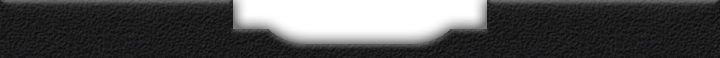
#> input picture assets/slot_front_dark.png, 720 x 58 px
$ python neogeopocket.py
#> lines starting #> are read from the running program, lines starting #| are printed output that depends on the picture; after the words box and inside, x2 and y2 are one past the last pixel; in counts of white or black regions, pixels touching at a corner belong together
### tools/slot_art/strip.py
"""What every system's cart slot strip is drawn with: the strip's size, Slot's
mouth, the moulded plastic's grain, and embossing."""

from pathlib import Path

import numpy as np
from PIL import Image, ImageFont

ROOT = Path(__file__).resolve().parent.parent.parent
W, H = 720, 58
FONT = ROOT / 'crates/slot-ui/assets/label.ttf'


def colour(name, shells):
    if name in shells:
        return shells[name]
    name = name.lstrip('#')
    return tuple(int(name[i:i + 2], 16) for i in (0, 2, 4))


def grain(seed, amount):
    """The moulded plastic's fine texture, as a multiplier around 1."""
    rng = np.random.default_rng(seed)
    n = rng.normal(0.0, 1.0, (H, W))
    # A little blur so it reads as texture, not noise.
    n = (n + np.roll(n, 1, 0) + np.roll(n, 1, 1) + np.roll(n, -1, 0) + np.roll(n, -1, 1)) / 5
    return 1.0 + n * amount


def mouth():
    """Slot's mouth: True where the front strip is open."""
    a = np.array(Image.open(ROOT / 'assets/slot_front_dark.png').convert('RGBA'))[:, :, 3]
    return a < 128
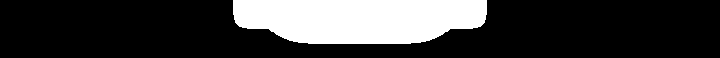
#> returned value: shape (58, 720) bool; 22.9% white; 1 white region, box (x1, y1, x2, y2) and area: (233, 0, 487, 44) 9579


def near(mask, d):
    """Pixels within d of the mask, outside it."""
    out = np.zeros_like(mask)
    for dy in range(-d, d + 1):
        for dx in range(-d, d + 1):
            out |= np.roll(np.roll(mask, dy, 0), dx, 1)
    return out & ~mask


def shade(rgb, factor):
    return np.clip(np.array(rgb, float) * factor, 0, 255)


def to_image(light, base, alpha=None):
    """light is an H x W multiplier on the shell colour."""
    img = np.clip(light[:, :, None] * np.array(base, float)[None, None, :], 0, 255)
    a = np.full((H, W), 255.0) if alpha is None else alpha
    return Image.fromarray(np.dstack([img, a]).astype(np.uint8), 'RGBA')


# [5 lines left out: function embossed, not called in this run]


def rgb(base, factor):
    return tuple(int(c) for c in shade(base, factor))


def open_mouth(img):
    """Keep the opening open whatever was drawn across it."""
    m = mouth()
    out = np.array(img)
    out[:, :, 3] = np.where(m, 0, out[:, :, 3])
    return Image.fromarray(out, 'RGBA')

### tools/slot_art/neogeopocket.py
#!/usr/bin/env python3
"""Draw the Neo Geo Pocket Color's cart slot for Cart Slot set to Bespoke.

    tools/slot_art/neogeopocket.py [colour] [--out DIR]

The three strips are the size of Slot's (720x58) with its mouth cut out in the
same place, so a cart goes in the same way. They draw the top of a Neo Geo
Pocket Color's back: the cartridge bay sunk between two raised blocks, its
two guide ribs, the battery door on the left block, the screw holes, number
plate and the top of the coin cell's round door on the right one, and the top
of the silver label under the bay. No maker's names or marks are drawn.

colour is one of the shells (platinum, carbon), or a hex RGB. Carbon is the
dark carbon-fibre print, drawn as its fine grid of dots.
"""

import argparse
from pathlib import Path

import numpy as np
from PIL import Image, ImageDraw

from strip import H, ROOT, W, colour, grain, mouth, near, open_mouth, rgb, to_image

SHELLS = {
    'platinum': (150, 164, 190),
    'carbon': (52, 53, 58),
}
# The blocks either side of the bay end here.
BAY = (196, 524)


def surface(base, seed, carbon):
    """The case's plastic as a light multiplier: grain, and carbon's dots."""
    light = np.full((H, W), 1.0) * grain(seed, 0.025)
    if carbon:
        ys, xs = np.mgrid[0:H, 0:W]
        # A staggered grid of dots, every 5 pixels.
        row = ys // 5
        dx = (xs + (row % 2) * 2.5) % 5 - 2.5
        dy = ys % 5 - 2.5
        dot = (dx * dx + dy * dy) < 2.6
        light[dot] *= 0.62
    return light


def back(base, carbon):
    """Seen through the mouth: the floor of the bay, with its guide ribs."""
    light = surface(base, 7, carbon) * 0.7
    ys = np.arange(H)[:, None]
    light *= 0.82 + 0.18 * np.clip(ys / 30, 0, 1)
    m = mouth()
    xs = np.where(m[2])[0]
#> xs = 254 values from 233 to 486
    left, right = xs.min(), xs.max()
#> left = 233; right = 486
    for i in range(10):
        f = 0.75 + 0.25 * i / 10
        light[:, left + i] *= f
        light[:, right - i] *= f
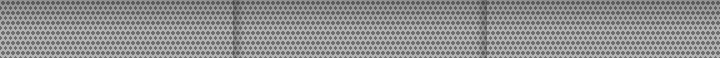
#> light: shape (58, 720) float64; min 0.27, max 0.73, mean 0.563
    img = to_image(light, base)
#> in to_image, `img = np.clip(light[:, :, None] * np.array(base, float)[None, None, :]..`:
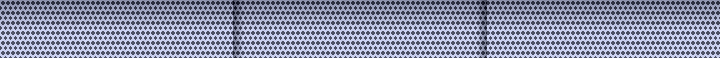
#> img: shape (58, 720, 3) float64; mean of channels 0, 1, 2 29.3, 29.8, 32.6; drawn with min black and max white
#> in to_image, `return Image.fromarray(np.dstack([img, a]).astype(np.uint8), 'RGBA')`:
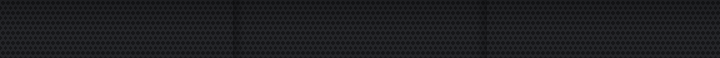
#> returned value: PIL image 720x58 RGBA; mean R, G, B, A 28.8, 29.3, 32.1, 255
    d = ImageDraw.Draw(img)
    for x in (left + 52, right - 58):
        d.rectangle([x, 0, x + 5, 34], fill=rgb(base, 0.85))
        d.line([x, 0, x, 34], fill=rgb(base, 1.1))
        d.line([x + 6, 0, x + 6, 34], fill=rgb(base, 0.4))
#> this loop made 2 passes
#> x on passes 1 to 2: 285, 428
    return img


def front(base, carbon):
    """The case around the bay, open where the cart goes in."""
#> called with base = (52, 53, 58), carbon = True
    m = mouth()
    light = surface(base, 8, carbon)
    ys = np.arange(H)[:, None]
    light *= 1.03 - 0.07 * ys / H
    x0, x1 = BAY
    # The bay floor between the blocks sits lower, in their shadow.
    light[:, x0:x1] *= 0.84
    for i in range(6):
        light[:, x0 + i] *= 0.7 + 0.05 * i
        light[:, x1 - 1 - i] *= 0.7 + 0.05 * i
    light[:, x0 - 1] *= 1.2
    light[:, x1] *= 1.2
    light[0, :x0] *= 1.25
    light[0, x1:] *= 1.25
    light[near(m, 2)] *= 0.62
#> after the loop in near, `for dy in range(-d, d + 1):`: out: shape (58, 720) bool; 25.8% white; 2 white regions, box (x1, y1, x2, y2) and area: (231, 0, 489, 46) 10271, (231, 56, 489, 58) 516
#> in near, `return out & ~mask`: returned value: shape (58, 720) bool; 2.9% white; 2 white regions, box (x1, y1, x2, y2) and area: (231, 0, 489, 46) 692, (231, 56, 489, 58) 516
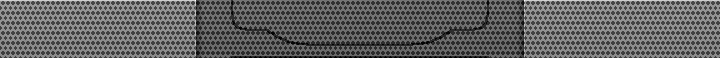
#> light: shape (58, 720) float64; min 0.301, max 1.52, mean 0.776; drawn with min black and max white
    img = to_image(light, base, np.where(m, 0.0, 255.0))
    d = ImageDraw.Draw(img)
    seam, lit = rgb(base, 0.32 if carbon else 0.5), rgb(base, 1.6 if carbon else 1.25)
    # The battery door on the left block, running off the bottom, with the
    # panel moulded in its middle.
    d.rounded_rectangle([12, 7, 176, H + 8], radius=5, outline=seam, width=2)
    d.line([16, 8, 172, 8], fill=lit)
    d.rounded_rectangle([60, 18, 128, H + 8], radius=3, outline=rgb(base, 0.75), width=1)
    # Screw holes on the right block, and one by the battery door.
    for cx, cy in ((550, 14), (186, 46)):
        d.ellipse([cx - 7, cy - 7, cx + 7, cy + 7], fill=rgb(base, 0.6))
        d.ellipse([cx - 5, cy - 5, cx + 5, cy + 5], fill=(18, 18, 20))
    # The number plate, left blank.
    d.rectangle([600, 6, 704, 17], fill=(206, 206, 200), outline=rgb(base, 0.45))
    d.line([601, 7, 703, 7], fill=(236, 236, 232))
    # The top of the coin cell's round door, in the right block's corner.
    d.ellipse([566, 30, 690, 154], outline=seam, width=2)
    d.arc([568, 32, 688, 152], 200, 340, fill=lit)
    # The top of the silver label under the bay.
    label = [258, 47, 462, 60]
    d.rectangle(label, fill=(196, 198, 202))
    d.line([258, 47, 462, 47], fill=(232, 233, 236))
    for a, b in ((272, 330), (342, 400), (412, 448)):
        d.line([a, 52, b, 52], fill=(120, 122, 126))
        d.line([a, 55, b - 14, 55], fill=(140, 142, 146))
    return open_mouth(img)


def plugged(base, carbon):
    """A cart in the bay: the front over the back, the bay holding the top of
    a dark grey Neo Geo Pocket cart and its white label."""
    b = np.array(back(base, carbon)).astype(float)
#> the loop in back (call 2), `for x in (left + 52, right - 58):` made 2 passes
    m = mouth()
    cart = np.array(to_image(np.full((H, W), 1.0) * grain(9, 0.03), (70, 72, 78))).astype(float)
    ys = np.arange(H)[:, None]
    # The cart's top edge is a step, lit along its lip.
    cart[(ys == 12).repeat(W, 1)] *= 1.4
    label = np.zeros((H, W), bool)
    label[18:, 276:444] = True
    cart[label] = (232, 230, 224, 255)
    inner = m.copy()
    xs = np.where(m[2])[0]
#> xs = 254 values from 233 to 486
    inner[:, :xs.min() + 8] = False
    inner[:, xs.max() - 7:] = False
#> inner: shape (58, 720) bool; 22% white; 1 white region, box (x1, y1, x2, y2) and area: (241, 0, 479, 44) 9205
    b[inner] = cart[inner]
    b[:, :, 3] = 255
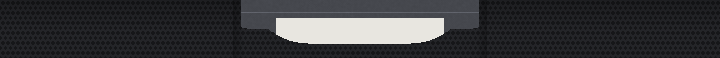
#> b: shape (58, 720, 4) float64; mean of channels 0, 1, 2, 3 54.1, 54.6, 57, 255; drawn as R, G, B
    out = Image.fromarray(b.astype(np.uint8), 'RGBA')
#> out: PIL image 720x58 RGBA
    out.alpha_composite(front(base, carbon))
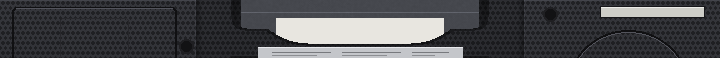
#> out: PIL image 720x58 RGBA; mean R, G, B, A 75.4, 76.1, 79.1, 255
    return out


def main():
    ap = argparse.ArgumentParser(description=__doc__, formatter_class=argparse.RawDescriptionHelpFormatter)
    ap.add_argument('colour', nargs='?', default='carbon')
    ap.add_argument('--out', default=str(ROOT / 'assets'))
    a = ap.parse_args()
    base = colour(a.colour, SHELLS)
    carbon = a.colour == 'carbon'
    out = Path(a.out)
    out.mkdir(parents=True, exist_ok=True)
    back(base, carbon).save(out / 'slot_ngp_back.png', optimize=True)
    front(base, carbon).save(out / 'slot_ngp_front.png', optimize=True)
    plugged(base, carbon).save(out / 'slot_ngp_plugged.png', optimize=True)
    print(f'slot_ngp_back/front/plugged.png in {out}, colour {base}')


if __name__ == '__main__':
    main()
